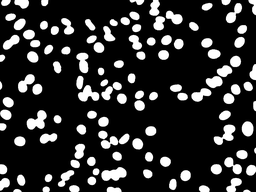
#> input picture midterm_1/easy.png, 256 x 192 px, shrunk from 1388 x 1040 before the run
$ jupyter execute --allow-errors 'Blob Detector.ipynb'
#> lines starting #> are read from the running program, lines starting #| are printed output that depends on the picture; after the words box and inside, x2 and y2 are one past the last pixel; in counts of white or black regions, pixels touching at a corner belong together
### midterm_1/blob_utils.py
import numpy as np
import blob_utils as blob_utils
from numba import njit
import matplotlib.pyplot as plt
import numpy as np
import cv2
import blob_utils as blob_utils


def get_kernel(fun, sigma : float, size : int) -> np.array:
    """
    Sample the kernel function "fun" passed as an argument.
    "Sigma" is the parameter of the function and "size" is the size of the kernel.
    """

    ker = np.empty((size, size), dtype=float)
    center_cell = size//2

    for ((x, y) , _) in np.ndenumerate(ker):
        ker[x , y] = fun(x - center_cell , y - center_cell , sigma)

    return ker

# [25 lines left out: function pad_image, not called in this run]

@njit
def convolve_image(image: np.array, kernel: np.array):
    """
    Perform the convolution
    """

    kernel_size = kernel.shape[0]
    kernel_radius = kernel_size // 2

    original_row= image.shape[0] - kernel_radius*2
    original_col = image.shape[1] - kernel_radius*2

    convolved_image = np.zeros(shape=(original_row, original_col))

    for i in range(original_row):
        for j in range(original_col):
            convolved_image[i , j] = np.sum(np.multiply(
                image[i : i + kernel_size , j : j + kernel_size] ,
                kernel
            ))

    return convolved_image

# [16 lines left out: function local_min_max, not called in this run]

@njit
def strictly_local_min_max(matrix : np.array, center : tuple[int, int], radius : int):
    """
    As the function "local_min_max" but exclude from the calculation of the minimum and the maximum the center point
    """

    left_radius = max(0, center[0] - radius)
    right_radius = min(matrix.shape[0], center[0] + radius + 1)
    up_radius = max(0, center[1] - radius)
    down_radius = min(matrix.shape[1], center[1] + radius + 1)

    center_value = matrix[center[0], center[1]]

    matrix[center[0], center[1]] = -1e6
    maximum = np.max(matrix[left_radius:right_radius, up_radius:down_radius])

    matrix[center[0], center[1]] = 1e6
    minumum = np.min(matrix[left_radius:right_radius, up_radius:down_radius])

    matrix[center[0], center[1]] = center_value

    return minumum, maximum

@njit
def get_centers(convolved_image, blob_radius, kernel_size, percentile ):
    """
    Using the function "strictly_local_min_max" returns a list of the point that are local maximum or minimum give the radius
    to consider. Exclude also the point that are not above or below the tresholds.
    """

    centers = []

    lower_treshold = percentile[0]
    upper_treshold = percentile[1]

    for i in range(convolved_image.shape[0]):
        for j in range(convolved_image.shape[1]):

            local_minimum, local_maximum = blob_utils.strictly_local_min_max(convolved_image, center=(i, j), radius=blob_radius)

            if (convolved_image[i,j] < local_minimum) and (convolved_image[i, j] < lower_treshold):
                centers.append( ( i + kernel_size//2, j + kernel_size//2, convolved_image[i][j], "min"))
            if (convolved_image[i,j] > local_maximum) and (convolved_image[i, j] > upper_treshold):
                centers.append( ( i+ kernel_size//2, j + kernel_size//2, convolved_image[i][j], "max"))

    return centers


def full_pipeline(path, kernel_size, sigma, percentile, line_tickness):
    """
    Preform all the steps togheter for a single image
    """

    def LoG(x, y, sigma) -> float:
        pi = np.pi
        return ((- 1 / (pi * sigma**4) ) * (1 - (x**2 + y**2) / (2 * sigma**2) ) ) * np.exp(-( (x**2 + y**2) / (2 * sigma**2)))

    kernel = blob_utils.get_kernel(fun=LoG, size=kernel_size, sigma=sigma)
    rgb_image = cv2.imread(path)
    gray_image = cv2.cvtColor(rgb_image, cv2.COLOR_BGR2GRAY)
    gray_image = np.interp(
        gray_image,
        (gray_image.min(), gray_image.max()),
        (-1, 1)
    )
    convolved_image = blob_utils.convolve_image(
        image=gray_image,
        kernel=kernel
    )
    blob_radius = int (np.sqrt(2) * sigma) + 1
    centers = blob_utils.get_centers(
        convolved_image,
        blob_radius=blob_radius,
        kernel_size=kernel.shape[0],
        percentile=np.percentile(convolved_image, [percentile[0], percentile[1]])
    )

    for (i, j , _, tipo) in centers:
        if tipo=="min":
            color = (255, 0, 0)
        else:
            color = (0, 255, 0)
        cv2.circle(
            rgb_image,
            (j, i),
            blob_radius,
            color,
            thickness=line_tickness,
            lineType=2
        )

    plt.imshow(rgb_image, cmap="gray")

### midterm_1/Blob Detector.ipynb
Author: Matteo Tolloso \
Enroll number: 598067

# Introduction

Assignment n.6

The code of the module "blob_utils" can be found on [GitHub](https://github.com/matteotolloso/ispr).

The module "blob utils" that contains the core is writted by me.

[cell 1]
import matplotlib.pyplot as plt
import numpy as np
import latexify
import cv2
import blob_utils

# Code explanation

## LoG function

Definition of the Laplacian of Gaussian (LoG) function:

#> (a cell that did not finish here is left out)

## Kernel building

Building the kernel sampling the function. The kernel must be big enough to cover both the positive and negative part of the function, otherwise we will not be able to detect the blobs.

[cell 3]
KERNEL_SIZE = 51
SIGMA = 14
PATH = "easy.png"
#> (the rest of this cell did not finish here and is left out)

## Image preprocessing

Transform the image to grayscale.

[cell 4]
rgb_image = cv2.imread(PATH)
#> rgb_image is the input picture: shape (192, 256, 3); min 0, max 255, mean 50.1
gray_image = cv2.cvtColor(rgb_image, cv2.COLOR_BGR2GRAY)
plt.imshow(gray_image, cmap="gray")

Scaling of the image values between -1 and 1 in order to more easily interpret subsequent results.

[cell 5]
gray_image = np.interp(
    gray_image,
    (gray_image.min(), gray_image.max()),
    (-1, 1)
)

## Convolution

A pixel in the convolved matrix is the value of the sum of the element-wise matrix multiplication between the submatrix of the original image centered in that pixel and the kernel.

If the image has a blob of the kind "dark inside, bright ouside" the center of that blob in the convolved matrix will have an high value since the dark part (negative) is multiplied by the center of the LoG (negative) and the bright part (positive) is multiplied by the positive circular part of the LoG.

For the same reason the blobs of the kind "bright inside, dark outside" will be identified by a low value in the convolved matrix.

#> (a cell that did not finish here is left out)

As you can see, the black backgrond (value -1) became gray since the high response with the negative center of the kernel, and for the same season, the white circles became light black. In the center of the circles there are some white pixels.

Theoretically, if the blob rasius inducted by sigma perfectly matches the size of the blobs in the image, the value at the center of the blobs in the colvolved image should be greater in absolute value compared to the value of the background, but since it's difficult to match the correct sigma and in addiction the blobs are never perfectly cercular, could happen that the if we use the global minima and maxima as blob centers nothing significant is captured.

Another issue is that a group of pixels in the center of a blob could have an high value (with respect to the rest of the convolved image), and we have to choose wich one will be the center of the blob.

## Finding the blob centers

To address these issues, we are look for local minima and maxima, in particular strictly maxima and minima i.e. a point of the convolved image is the center of a blob if it is strictly greater (minor) that all other points in the blob radius.

In the function there is also the possibility to set a treshold based on the percentile in order to decide the number of blobs that we want to see.

[cell 7]
blob_radius = int (np.sqrt(2) * SIGMA) + 1
#> (the rest of this cell did not finish here and is left out)

## Final result drawing

The blobs given by a local mimium are circled in green, while the ones given by a local maximum are red.

[cell 8]
rgb_image = cv2.imread(PATH)
#> (the rest of this cell did not finish here and is left out)

There are a lot of wrong blobs because the treshold on the percentile is symmetric for black and white blobs (lower that 40 and higher than 60), while in this image we only have white blobs, this behaviour can be corrected increasing the treshold for the black blobs (as in the following example) or setting a global treshold.

[cell 9]
blob_utils.full_pipeline(
    path="easy.png",
    kernel_size = 31,
    sigma = 14,
    percentile = (30, 99.99999), # basically no positive blobs
    line_tickness=2
)
#> in full_pipeline, `convolved_image = blob_utils.convolve_image( image=gray_image, kernel=..`:
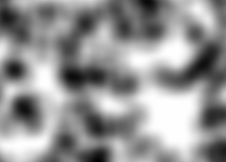
#> convolved_image: shape (162, 226) float64; min 0.000301, max 0.00358, mean 0.0022; drawn with min black and max white
#> in full_pipeline, `centers = blob_utils.get_centers( convolved_image, blob_radius=blob_ra..`: centers = 15 items, first 6: (15, 233, 0.00128, 'min'), (16, 162, 0.000423, 'min'), (27, 64, 0.00142, 'min'), (33, 21, 0.000634, 'min'), (38, 100, 0.000856, 'min'), (79, 218, 0.000497, 'min')
#> the loop in full_pipeline, `for (i, j , _, tipo) in centers:` made 15 passes
#> (i, j, tipo, color) on passes 1 to 12: (15, 233, 'min', (255, 0, 0)), (16, 162, 'min', (255, 0, 0)), (27, 64, 'min', (255, 0, 0)), (33, 21, 'min', (255, 0, 0)), (38, 100, 'min', (255, 0, 0)), (79, 218, 'min', (255, 0, 0)), (84, 29, 'min', (255, 0, 0)), (91, 87, 'min', (255, 0, 0)), (100, 142, 'min', (255, 0, 0)), (124, 39, 'min', (255, 0, 0)), (130, 228, 'min', (255, 0, 0)), (143, 113, 'min', (255, 0, 0))
#> after the loop in full_pipeline, `for (i, j , _, tipo) in centers:`: rgb_image: shape (192, 256, 3); 10.83% of pixels changed, all inside (x1, y1, x2, y2) = (0, 0, 256, 192)

## Edge detector

In some particular cases, a blob detector implemented in this way can also be used to perform edge detection setting a small sigma. That is because the internal part of the blob is seen as a flat region, while the border regions of the blob will have an high response in the convolution phase. An example below.

[cell 10]
blob_utils.full_pipeline(
    path="easy.png",
    kernel_size = 31,
    sigma = 2,
    percentile = (30, 70),
    line_tickness=2
)
#> call 2 of full_pipeline, with path = 'easy.png', kernel_size = 31, sigma = 2, percentile = (30, 70), line_tickness = 2
#> in full_pipeline (call 2), `convolved_image = blob_utils.convolve_image( image=gray_image, kernel=..`:
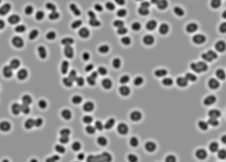
#> convolved_image: shape (162, 226) float64; min -0.316, max 0.226, mean -0.000521; drawn with min black and max white
#> in full_pipeline (call 2), `centers = blob_utils.get_centers( convolved_image, blob_radius=blob_ra..`: centers = 383 items, first 6: (15, 15, -0.0715, 'min'), (15, 127, 0.148, 'max'), (15, 141, 0.0723, 'max'), (15, 152, -0.0163, 'min'), (15, 163, 0.164, 'max'), (15, 168, -0.207, 'min')
#> the loop in full_pipeline (call 2), `for (i, j , _, tipo) in centers:` made 383 passes
#> (i, j, tipo, color) on passes 1 to 12: (15, 15, 'min', (255, 0, 0)), (15, 127, 'max', (0, 255, 0)), (15, 141, 'max', (0, 255, 0)), (15, 152, 'min', (255, 0, 0)), (15, 163, 'max', (0, 255, 0)), (15, 168, 'min', (255, 0, 0)), (15, 224, 'max', (0, 255, 0)), (15, 238, 'max', (0, 255, 0)), (17, 68, 'max', (0, 255, 0)), (17, 136, 'min', (255, 0, 0)), (17, 179, 'min', (255, 0, 0)), (18, 17, 'max', (0, 255, 0))
#> (j, tipo, color) on pass 22: (87, 'min', (255, 0, 0))

# Examples in the database

[cell 11]
blob_utils.full_pipeline(
    path="./2_21_s.bmp",
    kernel_size = 31,
    sigma = 8,
    percentile = (10, 90),
    line_tickness=1
)
#> call 3 of full_pipeline, with path = './2_21_s.bmp', kernel_size = 31, sigma = 8, percentile = (10, 90), line_tickness = 1
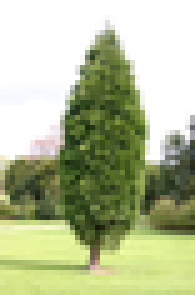
#> input picture midterm_1/2_21_s.bmp, 39 x 59 px, shrunk from 213 x 320 before the run (shown 5 times larger)
#> in full_pipeline, rgb_image is the input picture: shape (59, 39, 3); mean B, G, R 151, 188.7, 180
#> in full_pipeline (call 3), `centers = blob_utils.get_centers( convolved_image, blob_radius=blob_ra..`: centers = [(15, 15, -0.000914, 'min'), (36, 18, 0.00726, 'max')]
#> the loop in full_pipeline (call 3), `for (i, j , _, tipo) in centers:` made 2 passes
#> (i, j, tipo, color) on passes 1 to 2: (15, 15, 'min', (255, 0, 0)), (36, 18, 'max', (0, 255, 0))
#> after the loop in full_pipeline (call 3), `for (i, j , _, tipo) in centers:`: rgb_image: shape (59, 39, 3); 5.82% of pixels changed, all inside (x1, y1, x2, y2) = (3, 3, 31, 49)

[cell 12]
blob_utils.full_pipeline(
    path="./2_21_s.bmp",
    kernel_size = 31,
    sigma = 2,
    percentile = (2, 98),
    line_tickness=1
)
#> after the loop in full_pipeline (call 4), `for (i, j , _, tipo) in centers:`: rgb_image: shape (59, 39, 3); 3.04% of pixels changed, all inside (x1, y1, x2, y2) = (12, 12, 23, 41)

[cell 13]
blob_utils.full_pipeline(
    path="./3_2_s.bmp",
    kernel_size = 31,
    sigma = 2,
    percentile = (10, 90),
    line_tickness=1
)
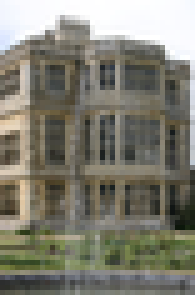
#> input picture midterm_1/3_2_s.bmp, 39 x 59 px, shrunk from 213 x 320 before the run (shown 5 times larger)
#> in full_pipeline, rgb_image is the input picture: shape (59, 39, 3); mean B, G, R 114.7, 127, 128.6
#> in full_pipeline (call 5), `centers = blob_utils.get_centers( convolved_image, blob_radius=blob_ra..`: centers = [(15, 21, 0.0412, 'max'), (19, 19, -0.0406, 'min'), (19, 23, -0.0426, 'min'), (30, 20, 0.031, 'max'), (34, 19, -0.0458, 'min'), (34, 23, -0.0473, 'min'), (38, 21, 0.0457, 'max'), (43, 22, -0.035, 'min')]
#> the loop in full_pipeline (call 5), `for (i, j , _, tipo) in centers:` made 8 passes
#> (i, j, tipo, color) on passes 1 to 8: (15, 21, 'max', (0, 255, 0)), (19, 19, 'min', (255, 0, 0)), (19, 23, 'min', (255, 0, 0)), (30, 20, 'max', (0, 255, 0)), (34, 19, 'min', (255, 0, 0)), (34, 23, 'min', (255, 0, 0)), (38, 21, 'max', (0, 255, 0)), (43, 22, 'min', (255, 0, 0))
#> after the loop in full_pipeline (call 5), `for (i, j , _, tipo) in centers:`:
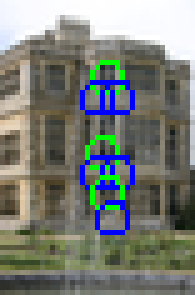
#> rgb_image: shape (59, 39, 3) (shown 5 times larger); 5.82% of pixels changed, all inside (x1, y1, x2, y2) = (16, 12, 27, 47)

[cell 14]
blob_utils.full_pipeline(
    path="./3_2_s.bmp",
    kernel_size = 31,
    sigma = 7,
    percentile = (0.1, 70),
    line_tickness=1
)
#> after the loop in full_pipeline (call 6), `for (i, j , _, tipo) in centers:`: rgb_image: shape (59, 39, 3); 7.21% of pixels changed, all inside (x1, y1, x2, y2) = (5, 5, 32, 54)

[cell 15]
blob_utils.full_pipeline(
    path="./3_24_s.bmp",
    kernel_size = 31,
    sigma = 1.5,
    percentile = (10, 90),
    line_tickness=1
)
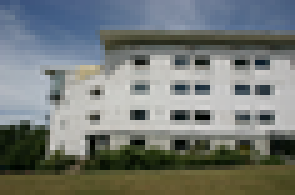
#> input picture midterm_1/3_24_s.bmp, 59 x 39 px, shrunk from 320 x 213 before the run (shown 5 times larger)
#> in full_pipeline, rgb_image is the input picture: shape (39, 59, 3); mean B, G, R 117.4, 120.8, 115.5
#> in full_pipeline (call 7), `centers = blob_utils.get_centers( convolved_image, blob_radius=blob_ra..`: centers = 11 items, first 6: (15, 25, -0.112, 'min'), (15, 38, -0.154, 'min'), (15, 43, -0.0953, 'min'), (17, 28, 0.212, 'max'), (17, 36, 0.237, 'max'), (17, 40, 0.24, 'max')
#> the loop in full_pipeline (call 7), `for (i, j , _, tipo) in centers:` made 11 passes
#> (i, j, tipo, color) on passes 1 to 11: (15, 25, 'min', (255, 0, 0)), (15, 38, 'min', (255, 0, 0)), (15, 43, 'min', (255, 0, 0)), (17, 28, 'max', (0, 255, 0)), (17, 36, 'max', (0, 255, 0)), (17, 40, 'max', (0, 255, 0)), (18, 19, 'max', (0, 255, 0)), (20, 38, 'min', (255, 0, 0)), (22, 27, 'max', (0, 255, 0)), (23, 35, 'max', (0, 255, 0)), (23, 40, 'max', (0, 255, 0))
#> after the loop in full_pipeline (call 7), `for (i, j , _, tipo) in centers:`:
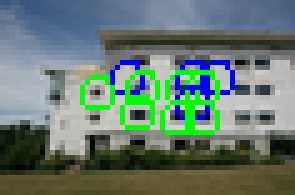
#> rgb_image: shape (39, 59, 3) (shown 5 times larger); 7.82% of pixels changed, all inside (x1, y1, x2, y2) = (16, 12, 47, 27)

[cell 16]
blob_utils.full_pipeline(
    path="./3_24_s.bmp",
    kernel_size = 31,
    sigma = 5,
    percentile = (0.1, 90),
    line_tickness=1
)
#> after the loop in full_pipeline (call 8), `for (i, j , _, tipo) in centers:`: rgb_image: shape (39, 59, 3); 5.65% of pixels changed, all inside (x1, y1, x2, y2) = (7, 7, 47, 32)

[cell 17]
blob_utils.full_pipeline(
    path="./3_25_s.bmp",
    kernel_size = 31,
    sigma = 2,
    percentile = (0.1, 90),
    line_tickness=1
)
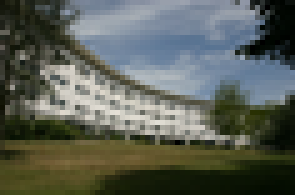
#> input picture midterm_1/3_25_s.bmp, 59 x 39 px, shrunk from 320 x 213 before the run (shown 5 times larger)
#> in full_pipeline, rgb_image is the input picture: shape (39, 59, 3); mean B, G, R 86, 95, 89.7
#> in full_pipeline (call 9), `gray_image = np.interp( gray_image, (gray_image.min(), gray_image.max(..`:
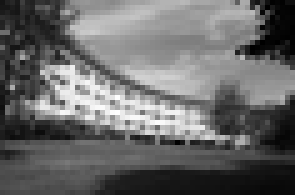
#> gray_image: shape (39, 59) float64 (shown 5 times larger); min -1, max 1, mean -0.175; drawn with min black and max white
#> in full_pipeline (call 9), `centers = blob_utils.get_centers( convolved_image, blob_radius=blob_ra..`: centers = [(15, 22, 0.0717, 'max'), (19, 32, 0.0632, 'max'), (22, 43, 0.0712, 'max'), (23, 37, -0.0797, 'min')]
#> the loop in full_pipeline (call 9), `for (i, j , _, tipo) in centers:` made 4 passes
#> (i, j, tipo, color) on passes 1 to 4: (15, 22, 'max', (0, 255, 0)), (19, 32, 'max', (0, 255, 0)), (22, 43, 'max', (0, 255, 0)), (23, 37, 'min', (255, 0, 0))
#> after the loop in full_pipeline (call 9), `for (i, j , _, tipo) in centers:`:
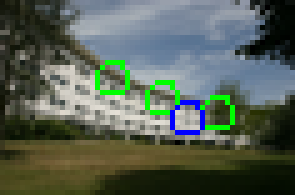
#> rgb_image: shape (39, 59, 3) (shown 5 times larger); 3.09% of pixels changed, all inside (x1, y1, x2, y2) = (19, 12, 47, 27)
